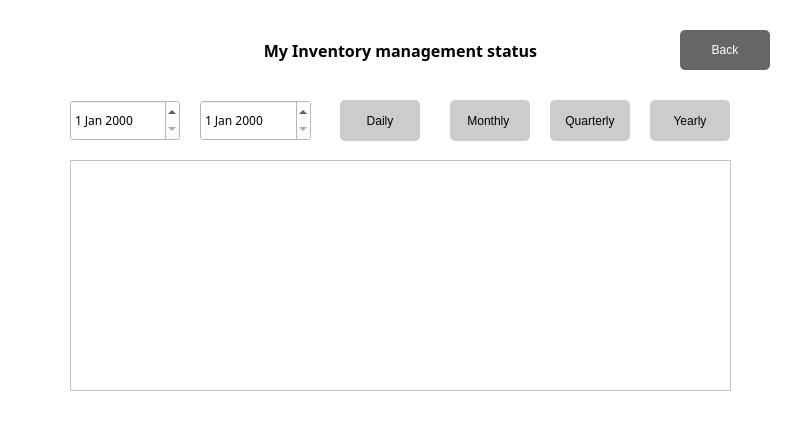
<?xml version="1.0" encoding="UTF-8"?>
<ui version="4.0">
 <class>Form</class>
 <widget class="QWidget" name="Form">
  <property name="geometry">
   <rect>
    <x>0</x>
    <y>0</y>
    <width>800</width>
    <height>430</height>
   </rect>
  </property>
  <property name="windowTitle">
   <string>Form</string>
  </property>
  <property name="styleSheet">
   <string notr="true">background-color:rgba(255, 255, 255, 255);</string>
  </property>
  <widget class="QLabel" name="label">
   <property name="geometry">
    <rect>
     <x>190</x>
     <y>30</y>
     <width>421</width>
     <height>41</height>
    </rect>
   </property>
   <property name="font">
    <font>
     <family>맑은 고딕</family>
     <pointsize>12</pointsize>
     <weight>75</weight>
     <bold>true</bold>
    </font>
   </property>
   <property name="styleSheet">
    <string notr="true">background-color: rgba(255, 255, 255, 0);
</string>
   </property>
   <property name="text">
    <string>My Inventory management status</string>
   </property>
   <property name="textFormat">
    <enum>Qt::RichText</enum>
   </property>
   <property name="alignment">
    <set>Qt::AlignCenter</set>
   </property>
  </widget>
  <widget class="QTableWidget" name="viewtable">
   <property name="geometry">
    <rect>
     <x>70</x>
     <y>160</y>
     <width>661</width>
     <height>231</height>
    </rect>
   </property>
  </widget>
  <widget class="QDateEdit" name="DateEdit">
   <property name="geometry">
    <rect>
     <x>200</x>
     <y>100</y>
     <width>111</width>
     <height>41</height>
    </rect>
   </property>
   <property name="font">
    <font>
     <family>맑은 고딕</family>
    </font>
   </property>
  </widget>
  <widget class="QPushButton" name="btn_day">
   <property name="geometry">
    <rect>
     <x>340</x>
     <y>100</y>
     <width>80</width>
     <height>41</height>
    </rect>
   </property>
   <property name="styleSheet">
    <string notr="true">QPushButton#btn_day{
	background-color: rgba(204, 204, 204, 255);
	border-radius:5px;
}

QPushButton#btn_day::pressed{
	padding-left:5px;
	padding-top:5px;
	background-color:rgba(204, 228, 247, 255);
}</string>
   </property>
   <property name="text">
    <string>Daily</string>
   </property>
  </widget>
  <widget class="QPushButton" name="btn_mon">
   <property name="geometry">
    <rect>
     <x>450</x>
     <y>100</y>
     <width>80</width>
     <height>41</height>
    </rect>
   </property>
   <property name="styleSheet">
    <string notr="true">QPushButton#btn_mon{
	background-color: rgba(204, 204, 204, 255);
	border-radius:5px;
}

QPushButton#btn_mon::pressed{
	padding-left:5px;
	padding-top:5px;
	background-color:rgba(204, 228, 247, 255);
}</string>
   </property>
   <property name="text">
    <string>Monthly </string>
   </property>
  </widget>
  <widget class="QPushButton" name="btn_quarter">
   <property name="geometry">
    <rect>
     <x>550</x>
     <y>100</y>
     <width>80</width>
     <height>41</height>
    </rect>
   </property>
   <property name="styleSheet">
    <string notr="true">QPushButton#btn_quarter{
	background-color: rgba(204, 204, 204, 255);
	border-radius:5px;
}

QPushButton#btn_quarter::pressed{
	padding-left:5px;
	padding-top:5px;
	background-color:rgba(204, 228, 247, 255);
}</string>
   </property>
   <property name="text">
    <string>Quarterly</string>
   </property>
  </widget>
  <widget class="QPushButton" name="btn_year">
   <property name="geometry">
    <rect>
     <x>650</x>
     <y>100</y>
     <width>80</width>
     <height>41</height>
    </rect>
   </property>
   <property name="styleSheet">
    <string notr="true">QPushButton#btn_year{
	background-color: rgba(204, 204, 204, 255);
	border-radius:5px;
}

QPushButton#btn_year::pressed{
	padding-left:5px;
	padding-top:5px;
	background-color:rgba(204, 228, 247, 255);
}
</string>
   </property>
   <property name="text">
    <string>Yearly</string>
   </property>
  </widget>
  <widget class="QPushButton" name="btn_main">
   <property name="geometry">
    <rect>
     <x>680</x>
     <y>30</y>
     <width>90</width>
     <height>40</height>
    </rect>
   </property>
   <property name="styleSheet">
    <string notr="true">QPushButton#btn_main{
	background-color: rgba(102, 102, 102, 255);
	border-radius:5px;
	color: rgba(255, 255, 255, 255);
}

QPushButton#btn_main::pressed{
	padding-left:5px;
	padding-top:5px;
	background-color:rgba(200, 200, 200, 255);
}</string>
   </property>
   <property name="text">
    <string>Back</string>
   </property>
  </widget>
  <widget class="QDateEdit" name="past_DateEdit">
   <property name="geometry">
    <rect>
     <x>70</x>
     <y>100</y>
     <width>110</width>
     <height>41</height>
    </rect>
   </property>
   <property name="font">
    <font>
     <family>맑은 고딕</family>
    </font>
   </property>
  </widget>
 </widget>
 <resources/>
 <connections/>
</ui>
